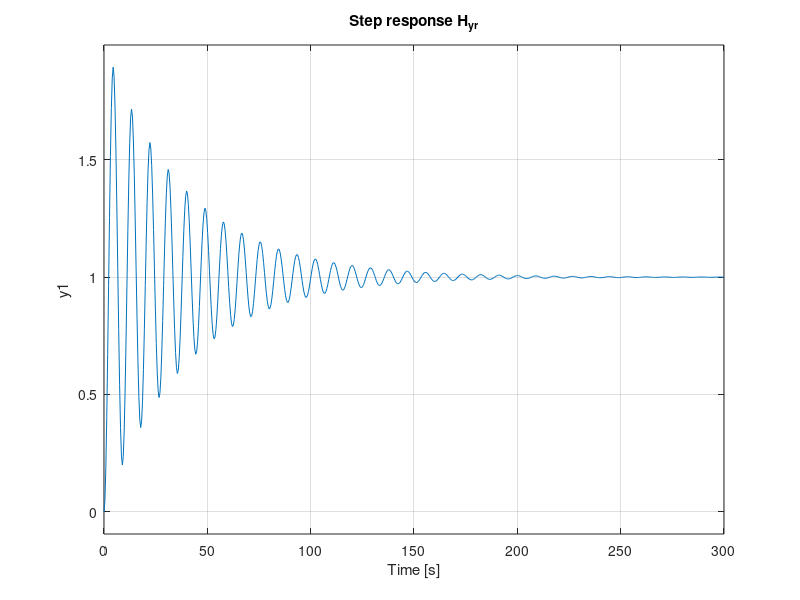
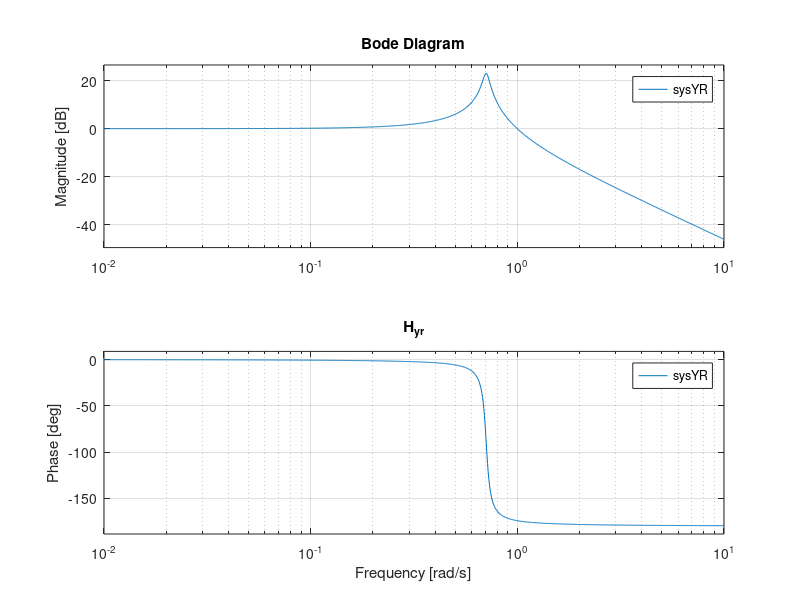

Recreate these plots in MATLAB, in order.
clear; close all;
m = 1000; c = 50; b = 25; a = .2; T = 200;
kp = .5; ki = .1;
sysYR = tf([kp*a*T*b/m ki*a*T*b/m],[1 a+c/m a*(c+kp*T*b)/m ki*a*T*b/m]);
figure; step(sysYR); title('Step response H_{yr}');
figure; bode(sysYR); title('H_{yr}');